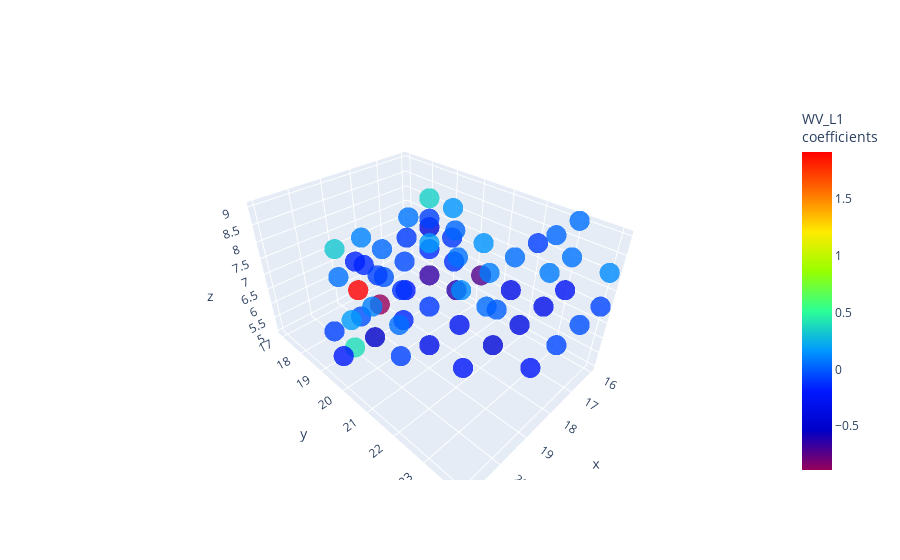
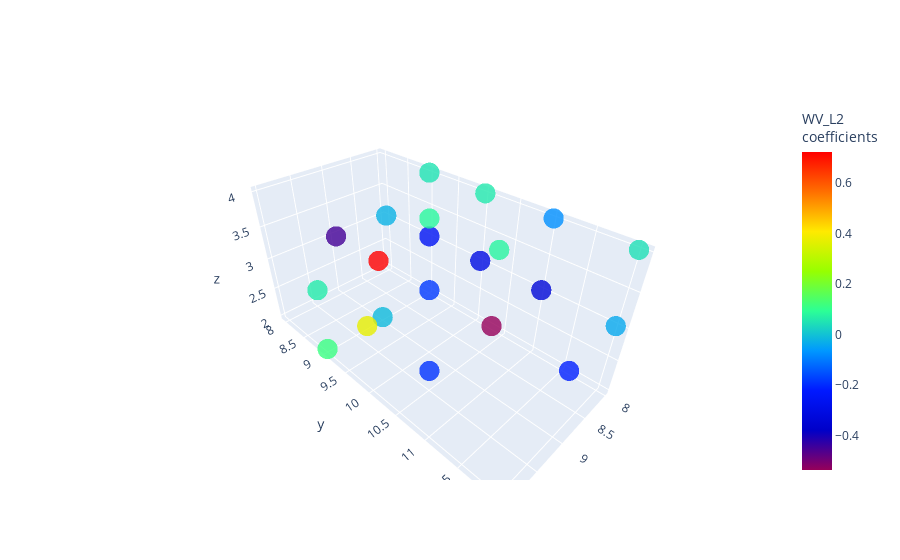
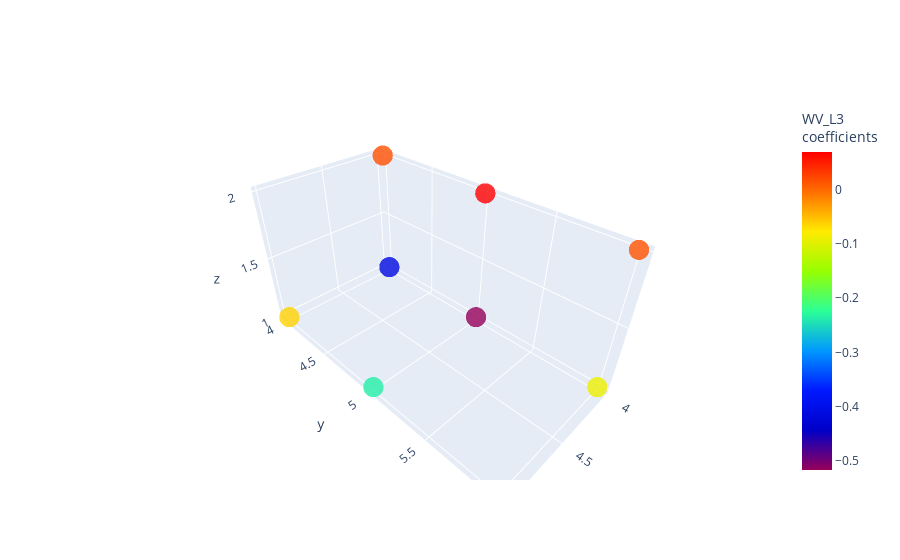

The code cell stored with these charts, in order, in its notebook:
### Code cell
import plotly.graph_objs as go
fig1 = go.Figure(data=[go.Scatter3d(x=x, y=y, z=z,mode='markers',marker=dict(
        size=7,
        color=C1_L1_A1[x,y,z],                # set color to an array/list of desired values
        colorscale='Rainbow',   # choose a colorscale
        opacity=0.8,
    colorbar_title = 'WV_L1<br>coefficients'
    ))])
fig1.show()


fig2 = go.Figure(data=[go.Scatter3d(x=x2, y=y2, z=z2,mode='markers',marker=dict(
        size=7,
        color=C1_L2_A1[x2,y2,z2],                # set color to an array/list of desired values
        colorscale='Rainbow',   # choose a colorscale
        opacity=0.8,
    colorbar_title = 'WV_L2<br>coefficients'
    ))])
fig2.show()

fig3 = go.Figure(data=[go.Scatter3d(x=x3, y=y3, z=z3,mode='markers',marker=dict(
        size=7,
        color=C1_L3_A1[x3,y3,z3],                # set color to an array/list of desired values
        colorscale='Rainbow',   # choose a colorscale
        opacity=0.8,
    colorbar_title = 'WV_L3<br>coefficients'
    ))])
fig3.show()

fig4 = go.Figure(data=[go.Scatter3d(x=x4, y=y4, z=z4,mode='markers',marker=dict(
        size=7,
        color=C1_L4_A1[x4,y4,z4],                # set color to an array/list of desired values
        colorscale='Rainbow',   # choose a colorscale
        opacity=0.8,
    colorbar_title = 'WV_L4<br>coefficients'
    ))])
fig4.show()

fig5 = go.Figure(data=[go.Scatter3d(x=x5, y=y5, z=z5,mode='markers',marker=dict(
        size=7,
        color=C1_L5_A1[x5,y5,z5],                # set color to an array/list of desired values
        colorscale='Rainbow',   # choose a colorscale
        opacity=0.8,
    colorbar_title = 'WV_L5<br>coefficients'
    ))])
fig5.show()

### Figure 1 — Plotly figure (JSON) as saved in the notebook; plotly's stock layout.template omitted (floating-point values rounded to 4 significant figures)
{"data": [{"marker": {"color": [0.06654, -0.4261, 0.3536, -0.1058, 0.1587, -0.08767, -0.2661, 0.06078, 0.0499, -0.06834, 0.1286, -0.09747, -0.1362, -0.0803, -0.1284, 0.02617, -0.7307, 0.1494, -0.3455, 0.04775, -0.3348, 0.08407, 0.02796, -0.03848, -0.1462, 0.1062, -0.02266, 0.03309, -0.1975, -0.05314, -0.6607, 0.1758, -0.6274, 0.05773, 0.03812, 0.08839, -0.3887, -0.06312, 0.05674, 0.3192, -0.03399, 1.913, -0.1614, -0.8866, -0.07949, -0.1513, -0.1166, -0.1047, -0.281, 0.1311, -0.4421, -1.863e-08, -0.2234, -0.07895, 0.4018, 0.177, -0.5354, 0.09792, -0.07445, 0.05152, -0.3303, -0.2321, -0.2002], "colorbar": {"title": {"text": "WV_L1<br>coefficients"}}, "colorscale": "Rainbow", "opacity": 0.8, "size": 7}, "mode": "markers", "type": "scatter3d", "uid": "315b6413-db61-4747-8f77-4c0d14846d3b", "x": [16, 16, 16, 16, 16, 16, 16, 16, 16, 16, 16, 17, 17, 17, 17, 17, 17, 17, 17, 17, 17, 17, 17, 17, 18, 18, 18, 18, 18, 18, 18, 18, 18, 18, 18, 18, 18, 18, 19, 19, 19, 19, 19, 19, 19, 19, 19, 19, 19, 19, 19, 19, 19, 20, 20, 20, 20, 20, 20, 20, 20, 20, 21], "y": [17, 18, 18, 19, 19, 22, 23, 23, 23, 24, 24, 18, 19, 19, 20, 20, 21, 21, 22, 22, 23, 23, 23, 24, 17, 17, 18, 18, 19, 19, 20, 20, 21, 21, 22, 22, 23, 24, 17, 17, 18, 18, 18, 19, 19, 20, 20, 21, 22, 22, 23, 23, 24, 18, 19, 19, 20, 20, 21, 21, 22, 23, 20], "z": [7, 7, 8, 7, 8, 8, 7, 8, 9, 7, 8, 7, 7, 8, 7, 8, 7, 8, 7, 8, 7, 8, 9, 7, 6, 7, 6, 7, 6, 7, 7, 8, 7, 8, 7, 8, 7, 7, 6, 7, 5, 6, 7, 6, 7, 6, 7, 7, 7, 8, 7, 8, 7, 5, 5, 6, 6, 7, 6, 7, 7, 7, 6]}], "layout": {}}

### Figure 2 — Plotly figure (JSON) as saved in the notebook; plotly's stock layout.template omitted (floating-point values rounded to 4 significant figures)
{"data": [{"marker": {"color": [-0.02352, -0.2566, 0.04994, -0.3038, 0.05935, -0.3346, -0.07557, -0.03777, 0.04546, -0.4504, -0.01202, 0.7226, -0.1832, 0.08256, -0.5362, 0.0776, -0.2147, 0.1142, 0.06256, 0.3704, -0.1909], "colorbar": {"title": {"text": "WV_L2<br>coefficients"}}, "colorscale": "Rainbow", "opacity": 0.8, "size": 7}, "mode": "markers", "type": "scatter3d", "uid": "6328d438-0223-4b58-8950-759d13cdabc7", "x": [8, 8, 8, 8, 8, 8, 8, 8, 8, 9, 9, 9, 9, 9, 9, 9, 9, 10, 10, 10, 10], "y": [8, 9, 9, 10, 10, 11, 11, 12, 12, 8, 9, 9, 10, 10, 11, 11, 12, 9, 9, 10, 11], "z": [3, 3, 4, 3, 4, 3, 4, 3, 4, 3, 2, 3, 3, 4, 3, 4, 3, 2, 3, 3, 3]}], "layout": {}}

### Figure 3 — Plotly figure (JSON) as saved in the notebook; plotly's stock layout.template omitted (floating-point values rounded to 4 significant figures)
{"data": [{"marker": {"color": [-0.4142, 0.01766, -0.5179, 0.07036, -0.08925, 0.01607, -0.06248, -0.2358], "colorbar": {"title": {"text": "WV_L3<br>coefficients"}}, "colorscale": "Rainbow", "opacity": 0.8, "size": 7}, "mode": "markers", "type": "scatter3d", "uid": "a4a38a6d-2951-4438-bb91-828c40d431d7", "x": [4, 4, 4, 4, 4, 4, 5, 5], "y": [4, 4, 5, 5, 6, 6, 4, 5], "z": [1, 2, 1, 2, 1, 2, 1, 1]}], "layout": {}}
